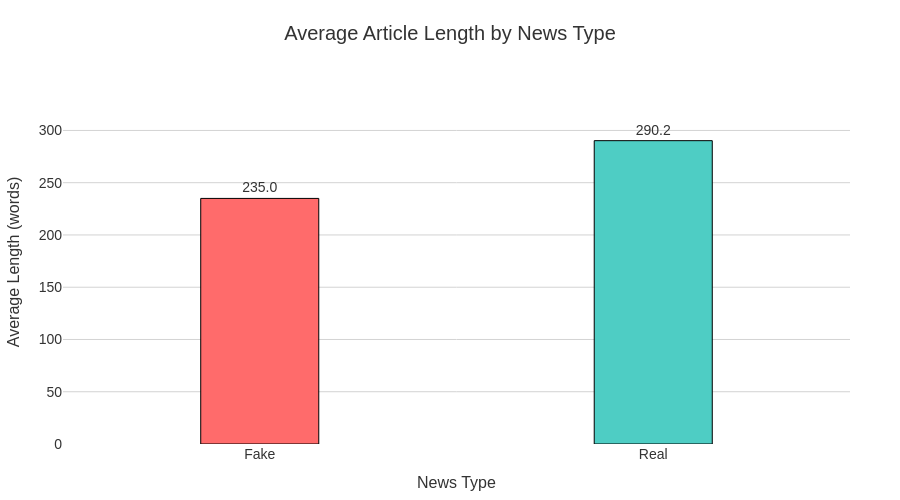

Source (notebook cell):
### Code cell
# Calculate the average article length by label
article_length_avg = df.groupby('label')['article_length'].mean().reset_index()
article_length_avg.columns = ['label', 'avg_length']

# Map labels 0, 1 to Fake, Real
article_length_avg['label'] = article_length_avg['label'].map({0: 'Fake', 1: 'Real'})

print("Average article length by label:")
print(article_length_avg)

# Create a bar chart
fig = go.Figure()

fig.add_trace(go.Bar(
    x=article_length_avg['label'],
    y=article_length_avg['avg_length'],
    marker_color=['#FF6B6B', '#4ECDC4'],  
    text=article_length_avg['avg_length'], 
    textposition='outside',
    texttemplate='%{text:.1f}', 
    width=0.3, 
    marker_line=dict(color='#000000', width=1)  
))

fig.update_layout(
    title=dict(
        text='Average Article Length by News Type',
        font=dict(size=20, color='#333333'),
        x=0.5,
        xanchor='center'
    ),
    xaxis_title='News Type',
    yaxis_title='Average Length (words)',
    font=dict(family='Arial', size=14, color='#333333'),
    plot_bgcolor='white',
    paper_bgcolor='white',
    xaxis=dict(
        showgrid=False,
        title_font=dict(size=16),
        tickfont=dict(size=14)
    ),
    yaxis=dict(
        showgrid=True,
        gridcolor='lightgrey',
        gridwidth=1,
        title_font=dict(size=16),
        tickfont=dict(size=14),
        range=[0, max(article_length_avg['avg_length']) * 1.2]  
    ),
    bargap=0.05,  
    showlegend=False,
    margin=dict(l=50, r=50, t=80, b=50),
    height=500
)

fig.show()

### Figure 1 — Plotly figure (JSON) as saved in the notebook; plotly's stock layout.template omitted (floating-point values rounded to 4 significant figures)
{"data": [{"marker": {"color": ["#FF6B6B", "#4ECDC4"], "line": {"color": "#000000", "width": 1}}, "text": [235.0, 290.2], "textposition": "outside", "texttemplate": "%{text:.1f}", "type": "bar", "width": 0.3, "x": ["Fake", "Real"], "y": [235.0, 290.2]}], "layout": {"bargap": 0.05, "font": {"color": "#333333", "family": "Arial", "size": 14}, "height": 500, "margin": {"b": 50, "l": 50, "r": 50, "t": 80}, "paper_bgcolor": "white", "plot_bgcolor": "white", "showlegend": false, "title": {"font": {"color": "#333333", "size": 20}, "text": "Average Article Length by News Type", "x": 0.5, "xanchor": "center"}, "xaxis": {"showgrid": false, "tickfont": {"size": 14}, "title": {"font": {"size": 16}, "text": "News Type"}}, "yaxis": {"gridcolor": "lightgrey", "gridwidth": 1, "range": [0, 348.3], "showgrid": true, "tickfont": {"size": 14}, "title": {"font": {"size": 16}, "text": "Average Length (words)"}}}}
